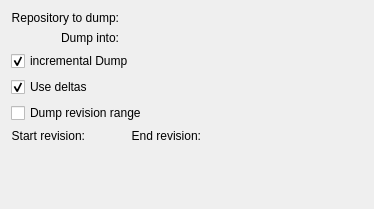
<?xml version="1.0" encoding="UTF-8"?>
<ui version="4.0">
 <class>DumpRepoDlg</class>
 <widget class="QWidget" name="DumpRepoDlg">
  <property name="geometry">
   <rect>
    <x>0</x>
    <y>0</y>
    <width>374</width>
    <height>209</height>
   </rect>
  </property>
  <property name="windowTitle">
   <string>Dump repository</string>
  </property>
  <layout class="QGridLayout" name="gridLayout_2">
   <item row="0" column="0">
    <layout class="QGridLayout" name="gridLayout">
     <item row="2" column="5">
      <spacer name="horizontalSpacer">
       <property name="orientation">
        <enum>Qt::Horizontal</enum>
       </property>
       <property name="sizeHint" stdset="0">
        <size>
         <width>40</width>
         <height>20</height>
        </size>
       </property>
      </spacer>
     </item>
     <item row="3" column="0" colspan="5">
      <widget class="QCheckBox" name="m_UseDeltas">
       <property name="text">
        <string>Use deltas</string>
       </property>
       <property name="shortcut">
        <string/>
       </property>
       <property name="checked">
        <bool>true</bool>
       </property>
      </widget>
     </item>
     <item row="5" column="1" colspan="2">
      <widget class="KIntNumInput" name="m_StartNumber">
       <property name="maximumSize">
        <size>
         <width>70</width>
         <height>16777215</height>
        </size>
       </property>
       <property name="toolTip">
        <string>-1 for START</string>
       </property>
       <property name="value">
        <number>-1</number>
       </property>
       <property name="minValue" stdset="0">
        <number>-1</number>
       </property>
      </widget>
     </item>
     <item row="5" column="3">
      <widget class="QLabel" name="m_lblEnd">
       <property name="text">
        <string>End revision:</string>
       </property>
       <property name="alignment">
        <set>Qt::AlignRight|Qt::AlignTrailing|Qt::AlignVCenter</set>
       </property>
       <property name="wordWrap">
        <bool>false</bool>
       </property>
      </widget>
     </item>
     <item row="0" column="2" colspan="4">
      <widget class="KUrlRequester" name="m_ReposPath">
       <property name="mode">
        <set>KFile::Directory|KFile::ExistingOnly|KFile::LocalOnly</set>
       </property>
      </widget>
     </item>
     <item row="1" column="2" colspan="4">
      <widget class="KUrlRequester" name="m_OutputFile">
       <property name="mode">
        <set>KFile::File|KFile::LocalOnly</set>
       </property>
      </widget>
     </item>
     <item row="2" column="0" colspan="5">
      <widget class="QCheckBox" name="m_incrementalDump">
       <property name="text">
        <string>incremental Dump</string>
       </property>
       <property name="shortcut">
        <string/>
       </property>
       <property name="checked">
        <bool>true</bool>
       </property>
      </widget>
     </item>
     <item row="4" column="0" colspan="5">
      <widget class="QCheckBox" name="m_Rangeonly">
       <property name="text">
        <string>Dump revision range</string>
       </property>
       <property name="shortcut">
        <string/>
       </property>
      </widget>
     </item>
     <item row="1" column="0" colspan="2">
      <widget class="QLabel" name="m_OutfileLabel">
       <property name="text">
        <string>Dump into:</string>
       </property>
       <property name="alignment">
        <set>Qt::AlignRight|Qt::AlignTrailing|Qt::AlignVCenter</set>
       </property>
       <property name="wordWrap">
        <bool>false</bool>
       </property>
      </widget>
     </item>
     <item row="5" column="4">
      <widget class="KIntNumInput" name="m_EndNumber">
       <property name="maximumSize">
        <size>
         <width>70</width>
         <height>16777215</height>
        </size>
       </property>
       <property name="toolTip">
        <string>-1 for HEAD</string>
       </property>
       <property name="value">
        <number>-1</number>
       </property>
       <property name="minValue" stdset="0">
        <number>-1</number>
       </property>
      </widget>
     </item>
     <item row="5" column="0">
      <widget class="QLabel" name="m_lblStart">
       <property name="text">
        <string>Start revision:</string>
       </property>
       <property name="alignment">
        <set>Qt::AlignRight|Qt::AlignTrailing|Qt::AlignVCenter</set>
       </property>
       <property name="wordWrap">
        <bool>false</bool>
       </property>
      </widget>
     </item>
     <item row="0" column="0" colspan="2">
      <widget class="QLabel" name="m_RepoLabel">
       <property name="text">
        <string>Repository to dump:</string>
       </property>
       <property name="alignment">
        <set>Qt::AlignRight|Qt::AlignTrailing|Qt::AlignVCenter</set>
       </property>
       <property name="wordWrap">
        <bool>false</bool>
       </property>
      </widget>
     </item>
    </layout>
   </item>
   <item row="1" column="0">
    <spacer name="verticalSpacer">
     <property name="orientation">
      <enum>Qt::Vertical</enum>
     </property>
     <property name="sizeHint" stdset="0">
      <size>
       <width>20</width>
       <height>40</height>
      </size>
     </property>
    </spacer>
   </item>
  </layout>
 </widget>
 <layoutdefault spacing="6" margin="11"/>
 <customwidgets>
  <customwidget>
   <class>KUrlRequester</class>
   <extends>QFrame</extends>
   <header>kurlrequester.h</header>
  </customwidget>
  <customwidget>
   <class>KIntNumInput</class>
   <extends>QWidget</extends>
   <header>knuminput.h</header>
  </customwidget>
 </customwidgets>
 <tabstops>
  <tabstop>m_ReposPath</tabstop>
  <tabstop>m_OutputFile</tabstop>
  <tabstop>m_incrementalDump</tabstop>
  <tabstop>m_UseDeltas</tabstop>
  <tabstop>m_Rangeonly</tabstop>
  <tabstop>m_StartNumber</tabstop>
  <tabstop>m_EndNumber</tabstop>
 </tabstops>
 <includes>
  <include location="local">kurlrequester.h</include>
  <include location="local">klineedit.h</include>
  <include location="local">kpushbutton.h</include>
  <include location="local">kurlrequester.h</include>
  <include location="local">klineedit.h</include>
  <include location="local">kpushbutton.h</include>
  <include location="local">knuminput.h</include>
  <include location="local">knuminput.h</include>
  <include location="local">knuminput.h</include>
  <include location="local">knuminput.h</include>
 </includes>
 <resources/>
 <connections>
  <connection>
   <sender>m_Rangeonly</sender>
   <signal>toggled(bool)</signal>
   <receiver>DumpRepoDlg</receiver>
   <slot>slotDumpRange(bool)</slot>
   <hints>
    <hint type="sourcelabel">
     <x>20</x>
     <y>20</y>
    </hint>
    <hint type="destinationlabel">
     <x>20</x>
     <y>20</y>
    </hint>
   </hints>
  </connection>
 </connections>
</ui>
